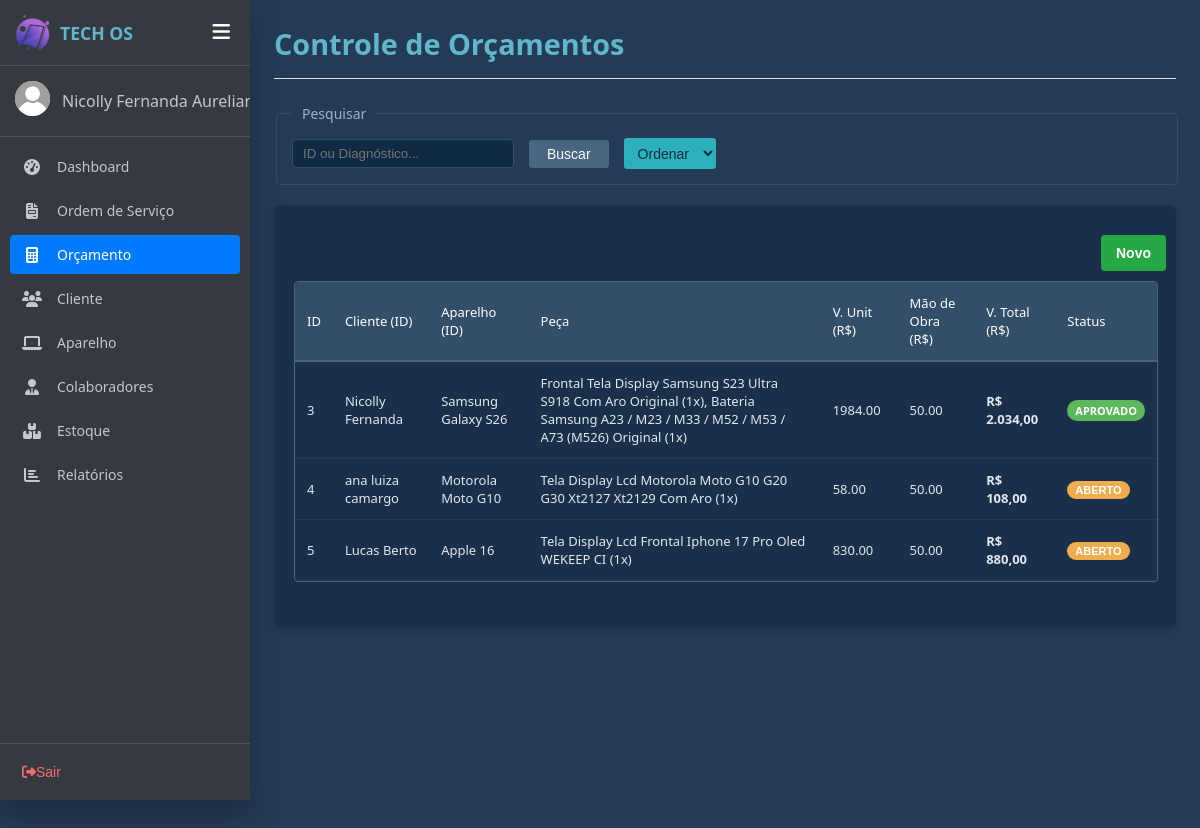
/orcamentos.php (signed in), run on the app's committed database.
### tables this page shows
CREATE TABLE `orcamento` (
  `idOrcamento` int(11) NOT NULL COMMENT 'Chave primária de identificação do orçamento',
  `diagnostico` varchar(255) DEFAULT NULL COMMENT 'Avaliação técnica inicial, defeito constatado ou parecer profissional sobre o problema',
  `peca` varchar(255) DEFAULT NULL COMMENT 'Descrição das peças principais necessárias',
  `valorUni` decimal(10,2) DEFAULT 0.00 COMMENT 'Valor unitário associado(subtotal das peças)',
  `maoObra` decimal(10,2) DEFAULT 0.00 COMMENT 'Valor cobrado pelo serviço',
  `valorTotal` decimal(10,2) DEFAULT 0.00 COMMENT 'Valor total do orçamento',
  `status` varchar(50) DEFAULT 'aberto' COMMENT 'Situação atual do orçamento(aberto,aprovado, reprovado, finalizado).',
  `OS_idOS` int(11) DEFAULT NULL COMMENT 'Chave estrangeira.Vincula este orçamento à Ordem de Serviço correspondente, se houver.',
  `Cliente_idCliente` int(11) NOT NULL COMMENT 'Chave estrangeira. Identifica o cliente que solicitou o orçamento',
  `Aparelho_idAparelho` int(11) NOT NULL COMMENT 'Chave estrangeira. Vincula o orçamento ao aparelho que passará pelo serviço',
  `dataOrcamento` datetime DEFAULT current_timestamp() COMMENT 'Data e hora de criação ou registro do orçamento no sistema'
);

### orcamentos.php (the view, shortened to what this page needs)
<!DOCTYPE html>
<html lang="pt-BR">
<head>
    <link rel="stylesheet" href="css/style_geral.css">
    <link rel="stylesheet" href="css/style_orcamento.css">
</head>
<body>
    <?php include('sidebar.php'); ?>
    <div class="page-content">
        <div class="os-header">
            <div>
                <h2>Controle de Orçamentos</h2>
            </div>
        </div>
        <fieldset class="search-fieldset">
            <legend>Pesquisar</legend>
            <div class="search-box">
                <input type="text" id="pesquisar" name="pesquisar" placeholder="ID ou Diagnóstico...">
                <button type="button" class="btn btn-blue" id="btnBuscar">Buscar</button>
                <select id="ordenarSelect" class="btn btn-cyan" style="color: #102a43; cursor: pointer; height: 31px; padding: 0 10px;">
                    <option value="" style="color: black;">Ordenar</option>
                </select>
            </div>
        </fieldset>
        <div class="section-card">
        <div class="footer-actions">
            <button type="button" class="btn btn-sucesso" id="btnNovoOrcamento">Novo</button>
        </div>
            <div class="table-container">
                <table class="os-table" id="orcamentoTable">
                    <thead>
                        <tr>
                            <th>ID</th>
                            <th>Cliente (ID)</th>
                            <th>Aparelho (ID)</th>
                            <th>Peça</th>
                            <th>V. Unit (R$)</th>
                            <th>Mão de Obra (R$)</th>
                            <th>V. Total (R$)</th>
                            <th>Status</th>
                        </tr>
                    </thead>
                    <tbody>
                        <?php echo listarOrcamentos(); ?>
                    </tbody>
                </table>
            </div>
        </div>
    </div>
</body>
</html>

### php/funcaoOrcamento.php (shortened to what this page needs)
<?php
function listarOrcamentos(){
    $html = "";
    $sql = "SELECT o.idOrcamento,
                   COALESCE(c.nomeCliente, 'Cliente não encontrado') AS nomeCliente,
                   COALESCE(m.nomeMarca, 'S/ Marca') AS nomeMarca,
                   COALESCE(mo.nomeModelo, 'S/ Modelo') AS nomeModelo,
                   o.peca, o.valorUni, o.maoObra, o.valorTotal, o.status, o.diagnostico,
                   o.Cliente_idCliente, o.Aparelho_idAparelho
            FROM orcamento o
            LEFT JOIN clientes c ON o.Cliente_idCliente = c.idCliente
            LEFT JOIN aparelho a ON o.Aparelho_idAparelho = a.idAparelho
            LEFT JOIN modelo mo ON a.Modelo_idModelo = mo.idModelo
            LEFT JOIN marca m ON mo.Marca_idMarca = m.idMarca";
    include("includes/conexao.php");
    $result = mysqli_query($conn, $sql);
    if($result && mysqli_num_rows($result) > 0){
        foreach($result as $coluna){
            $statusFormatado = ucfirst($coluna['status']);
            $classeBadge = 'badge-aberto';
            if(strtolower($coluna['status']) == 'aberto') $classeBadge = 'badge-aberto';
            if(strtolower($coluna['status']) == 'aprovado') $classeBadge = 'badge-aprovado';
            $idO = $coluna['idOrcamento'];
            $pecasResult = mysqli_query($conn, "SELECT peca, quantidade FROM orcamento_peca WHERE Orcamento_idOrcamento = $idO");
            $listaPecas = [];
            if ($pecasResult) {
                while($p = mysqli_fetch_assoc($pecasResult)){
                    $listaPecas[] = $p['peca'] . " (" . $p['quantidade'] . "x)";
                }
            }
            $txtPecas = count($listaPecas) > 0 ? implode(", ", $listaPecas) : "Sem peças vinculadas";
            $nomeAparelho = trim($coluna['nomeMarca'] . " " . $coluna['nomeModelo']);
            $html .= "<tr class='orcamento-row' style='cursor: pointer;'
                        data-id='".$coluna['idOrcamento']."'
                        data-cliente='".htmlspecialchars($coluna['nomeCliente'], ENT_QUOTES, 'UTF-8')."'
                        data-cliente-id='".$coluna['Cliente_idCliente']."'
                        data-aparelho-id='".$coluna['Aparelho_idAparelho']."'
                        data-aparelho='".htmlspecialchars($nomeAparelho, ENT_QUOTES, 'UTF-8')."'
                        data-diagnostico='".htmlspecialchars($coluna['diagnostico'] ?? '', ENT_QUOTES, 'UTF-8')."'
                        data-pecas='".htmlspecialchars($txtPecas, ENT_QUOTES, 'UTF-8')."'
                        data-mao-obra='".$coluna['maoObra']."'
                        data-total='".$coluna['valorTotal']."'
                        data-status='".ucfirst($coluna['status'])."'>
                    <td>".$coluna['idOrcamento']."</td>
                    <td>".htmlspecialchars($coluna['nomeCliente'], ENT_QUOTES, 'UTF-8')."</td>
                    <td>".htmlspecialchars($nomeAparelho, ENT_QUOTES, 'UTF-8')."</td>
                    <td>".htmlspecialchars($txtPecas, ENT_QUOTES, 'UTF-8')."</td>
                    <td>".$coluna['valorUni']."</td>
                    <td>".$coluna['maoObra']."</td>
                    <td><strong>R$ ".number_format($coluna['valorTotal'], 2, ',', '.')."</strong></td>
                    <td>";
            if (strtolower($coluna['status']) == 'aberto') {
                $html .= "<button type='button' class='badge badge-aberto' onclick='abrirModalStatus(".$coluna['idOrcamento'].")' style='cursor:pointer; border: none;'>Aberto</button>";
            } else {
                $html .= "<span class='badge ".$classeBadge."'>".$statusFormatado."</span>";
            }
            $html .= "</td></tr>";
        }
    } else {
        $html .= "<tr><td colspan='8' style='text-align:center;'>Nenhum orçamento cadastrado.</td></tr>";
    }
    return $html;
}
?>

### css/style_geral.css (style rules this page uses)
#pesquisar, #status, #data_inicio, #data_final { background-color: #102a43; border: 1px solid #334e68; color: white; padding: 6px 10px; border-radius: 4px; width: 200px; outline: none; }
.page-content { display: flex; flex-direction: column; width: 100%; padding: 24px; min-height: 100vh; overflow-x: hidden; background-color: #243b55; color: #ffffff; font-family: 'Segoe UI', Tahoma, Geneva, Verdana, sans-serif; }
.os-header { display: flex; justify-content: space-between; align-items: center; border-bottom: 1px solid #e0e0e0; padding-bottom: 10px; margin-bottom: 25px; }
.os-header h2 { font-size: 1.8rem; color: #62b6cb; margin: 0 0 5px 0; }
.search-fieldset { border: 1px solid #334e68; border-radius: 4px; padding: 15px; margin-bottom: 20px; width: 100%; box-sizing: border-box; }
.search-fieldset legend { padding: 0 10px; font-size: 14px; color: #9fb3c8; }
.search-box { display: flex; align-items: center; gap: 15px; }
.search-box input[type="text"] { background-color: #102a43; border: 1px solid #334e68; color: white; padding: 6px 10px; border-radius: 4px; width: 200px; outline: none; }
.btn { padding: 6px 18px; border: none; border-radius: 3px; cursor: pointer; font-size: 14px; transition: background 0.2s; }
.btn-blue { background-color: #486581; color: white; }
.btn-cyan { background-color: #2cb1bc; color: #102a43; font-weight: 500; }
.badge { padding: 3px 8px; border-radius: 12px; font-size: 11px; text-transform: uppercase; font-weight: bold; }
.badge-aberto { background-color: #f0ad4e; color: #fff; }
.badge-aprovado { background-color: #5cb85c; color: #fff; }
.btn-sucesso { background-color: #28a745; color: white; border: none; padding: 10px 15px; border-radius: 4px; cursor: pointer; font-weight: bold; }
.section-card { background-color: #1a304a; border-radius: 6px; padding: 20px; box-shadow: 0 4px 6px rgba(0, 0, 0, 0.15); }
.table-container { border: 1px solid #486581 !important; border-radius: 4px; background-color: #1a304a; overflow-x: auto; margin-bottom: 25px; width: 100%; flex-grow: 1; }
.os-table { width: 100%; border-collapse: collapse; text-align: left; font-size: 13px; }
.os-table th { background-color: #334e68; color: #ffffff; padding: 12px; font-weight: 500; border-bottom: 2px solid #486581; }
.os-table td { padding: 12px; border-bottom: 1px solid #243b53; color: #e2e8f0; }
.footer-actions { display: flex; justify-content: right; gap: 15px; width: 100%; margin-top: auto; padding: 10px; }

### css/sidebar.css (style rules this page uses)
:root { --sidebar-bg: #343a40; --sidebar-hover: rgba(255, 255, 255, 0.1); --sidebar-active: #007bff; --text-color: #c2c7d0; --sidebar-width: 250px; }
body { margin: 0; font-family: 'Segoe UI', Tahoma, Geneva, Verdana, sans-serif; display: flex; background-color: #243b55; color: #ffffff; min-height: 100vh; transition: padding-left 0.3s ease; padding-left: var(--sidebar-width); }

### data on the page
orcamento: idOrcamento "3", nomeCliente "Nicolly Fernanda", nomeAparelho "Samsung Galaxy S26", txtPecas "Frontal Tela Display Samsung S23 Ultra S918 Com Aro Original (1x), Bateria Samsung A23 / M23 / M33 / M52 / M53 / A73 (M526) Original (1x)", valorUni "1984.00", maoObra "50.00", valorTotal "2.034,00", status "APROVADO"
orcamento: idOrcamento "4", nomeCliente "ana luiza camargo", nomeAparelho "Motorola Moto G10", txtPecas "Tela Display Lcd Motorola Moto G10 G20 G30 Xt2127 Xt2129 Com Aro (1x)", valorUni "58.00", maoObra "50.00", valorTotal "108,00"
orcamento: idOrcamento "5", nomeCliente "Lucas Berto", nomeAparelho "Apple 16", txtPecas "Tela Display Lcd Frontal Iphone 17 Pro Oled WEKEEP CI (1x)", valorUni "830.00", maoObra "50.00", valorTotal "880,00"

### other printed values
nomeFuncionario($idLogado) "Nicolly Fernanda…"
